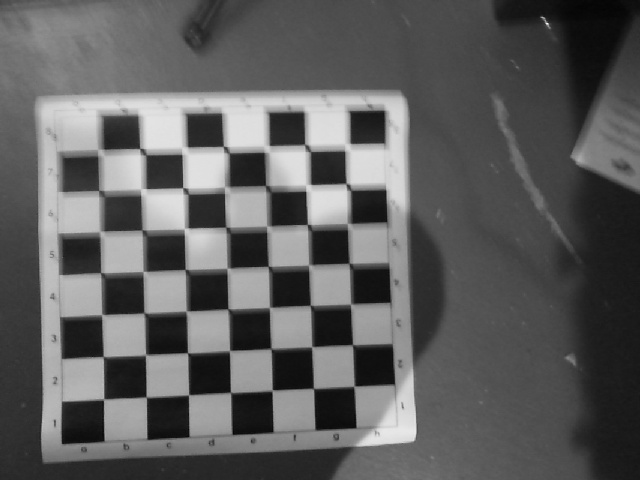
#> input picture Demo1/experimental code/board0.jpg, 640 x 480 px; its folder holds only this picture in this run
$ python 'Camera Calibration.py'
#> lines starting #> are read from the running program, lines starting #| are printed output that depends on the picture; after the words box and inside, x2 and y2 are one past the last pixel; in counts of white or black regions, pixels touching at a corner belong together; long printed decimals are rounded
#!/usr/bin/env python

import cv2
import numpy as np
import os
import glob

# Defining the dimensions of checkerboard
CHECKERBOARD = (7,7)
criteria = (cv2.TERM_CRITERIA_EPS + cv2.TERM_CRITERIA_MAX_ITER, 30, 0.001)

# Creating vector to store vectors of 3D points for each checkerboard image
objpoints = []
# Creating vector to store vectors of 2D points for each checkerboard image
imgpoints = []


# Defining the world coordinates for 3D points
objp = np.zeros((1, CHECKERBOARD[0] * CHECKERBOARD[1], 3), np.float32)
objp[0,:,:2] = np.mgrid[0:CHECKERBOARD[0], 0:CHECKERBOARD[1]].T.reshape(-1, 2)
prev_img_shape = None

# Extracting path of individual image stored in a given directory
images = glob.glob('*.jpg')
for fname in images:
    img = cv2.imread(fname)
#> img is the input picture: shape (480, 640, 3); min 4, max 251, mean 93.8
    gray = cv2.cvtColor(img,cv2.COLOR_BGR2GRAY)
    # Find the chess board corners
    # If desired number of corners are found in the image then ret = true
    ret, corners = cv2.findChessboardCorners(gray, CHECKERBOARD, cv2.CALIB_CB_ADAPTIVE_THRESH + cv2.CALIB_CB_FAST_CHECK + cv2.CALIB_CB_NORMALIZE_IMAGE)
#> ret = True; corners = 49 rows, first 8: [347.5, 147], [348, 186.5], [348.5, 225.5], [348.7, 263.1], [352.5, 303.3], [352.3, 344.4], [354.2, 386], [307.5, 148]

    """
    If desired number of corner are detected,
    we refine the pixel coordinates and display
    them on the images of checker board
    """
    if ret == True:
        objpoints.append(objp)
        # refining pixel coordinates for given 2d points.
        corners2 = cv2.cornerSubPix(gray, corners, (11,11),(-1,-1), criteria)
#> corners2 = 49 rows, first 8: [347.4, 146.4], [346.7, 184.6], [347.8, 224.3], [349.2, 263.5], [350.6, 304.3], [352.5, 344.8], [354.1, 386.3], [306, 146.4]

        imgpoints.append(corners2)

        # Draw and display the corners
        img = cv2.drawChessboardCorners(img, CHECKERBOARD, corners2, ret)
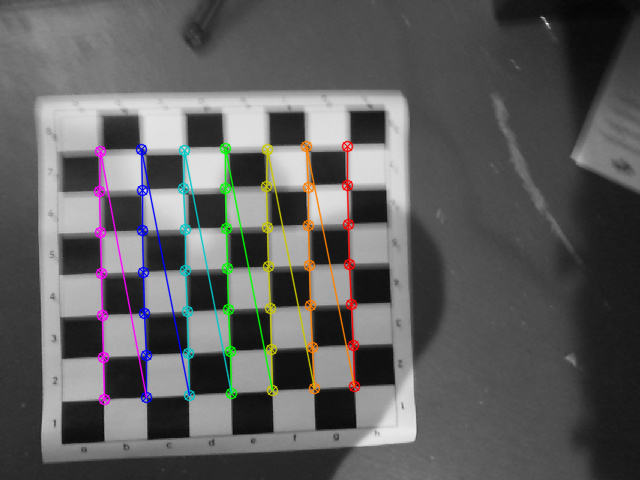
#> img: shape (480, 640, 3); 4.38% of pixels changed, all inside (x1, y1, x2, y2) = (93, 140, 361, 406)

    cv2.imshow('img',img)
    cv2.waitKey(0)

cv2.destroyAllWindows()

h,w = img.shape[:2]
#> h = 480; w = 640

"""
Performing camera calibration by
passing the value of known 3D points (objpoints)
and corresponding pixel coordinates of the
detected corners (imgpoints)
"""
ret, mtx, dist, rvecs, tvecs = cv2.calibrateCamera(objpoints, imgpoints, gray.shape[::-1], None, None)
#> ret = 0.554; mtx = [[132.7, 0, 395], [0, 128.2, 119.9], [0, 0, 1]]; dist = [[0.0123, -0.00102, -0.00179, 0.012, 3.99e-05]]; rvecs = ([-0.0301, -0.0219, 1.56],); tvecs = ([-1.23, 0.685, 3.3],)

print("Camera matrix : \n")
print(mtx)
#| [[132.665   0.         394.968]
#|  [  0.         128.247 119.947]
#|  [  0.           0.           1.        ]]
print("dist : \n")
print(dist)
#| [[ 1.22653812e-02 -1.02020113e-03 -1.78964147e-03  1.19879135e-02
#|    3.98727195e-05]]
print("rvecs : \n")
print(rvecs)
#| (array([[-0.03006 ],
#|        [-0.0219],
#|        [ 1.556]]),)
print("tvecs : \n")
print(tvecs)
#| (array([[-1.226],
#|        [ 0.6847],
#|        [ 3.302 ]]),)

$ run again, on Demo1/experimental code/board4.jpg
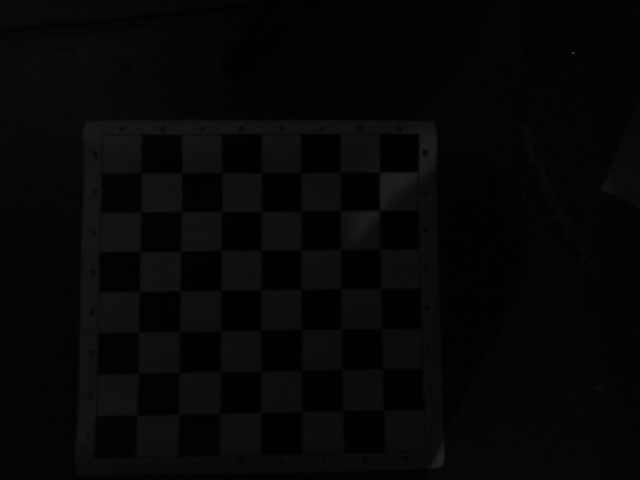
#> input picture Demo1/experimental code/board4.jpg, 640 x 480 px
#> img is the input picture: shape (480, 640, 3); min 0, max 52, mean 6.2
#> `ret, corners = cv2.findChessboardCorners(gray, CHECKERBOARD, cv2.CALIB..`: ret = True; corners = 49 rows, first 8: [384.7, 409.6], [341.5, 409.9], [302, 412], [260.2, 411.9], [219.9, 413.4], [179.4, 415.5], [137.3, 414.9], [383.1, 369.1]
#> corners2 = 49 rows, first 8: [383.6, 410.2], [342.8, 410.7], [302.1, 411.9], [261.1, 412.7], [219.8, 413.4], [178.5, 414.4], [136.8, 415.2], [382.4, 368.9]
#> `img = cv2.drawChessboardCorners(img, CHECKERBOARD, corners2, ret)`:
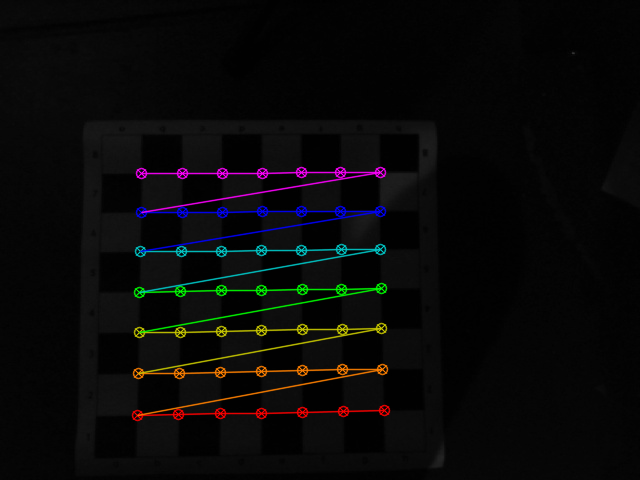
#> img: shape (480, 640, 3); 4.35% of pixels changed, all inside (x1, y1, x2, y2) = (131, 166, 391, 422)
#> `ret, mtx, dist, rvecs, tvecs = cv2.calibrateCamera(objpoints, imgpoint..`: ret = 0.199; mtx = [[338.5, 0, 345.2], [0, 333.1, 224.9], [0, 0, 1]]; dist = [[0.0635, -0.0919, 0.00162, 0.00973, 0.0551]]; rvecs = ([-0.0546, 0.0663, 3.13],); tvecs = ([0.915, 4.62, 8.45],)
#| [[338.545   0.         345.223]
#|  [  0.         333.050  224.851]
#|  [  0.           0.           1.        ]]
#| [[ 0.06355 -0.09192  0.001619  0.009729  0.05515]]
#| (array([[-0.05458],
#|        [ 0.06626],
#|        [ 3.133]]),)
#| (array([[0.9155],
#|        [4.625],
#|        [8.448]]),)

$ run again, on Demo1/experimental code/board6.jpg
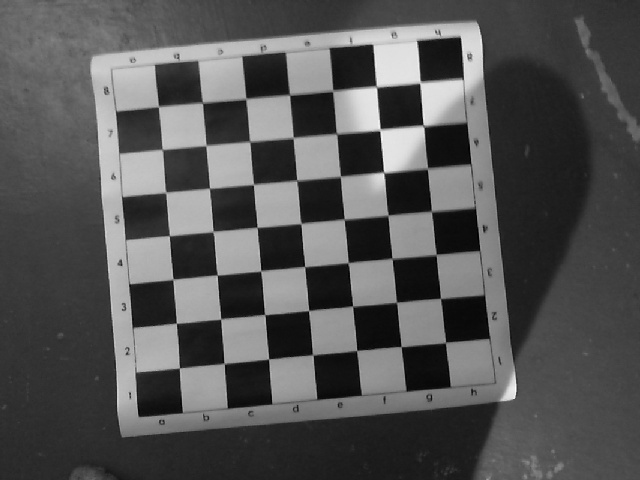
#> input picture Demo1/experimental code/board6.jpg, 640 x 480 px
#> img is the input picture: shape (480, 640, 3); min 0, max 255, mean 84.1
#> `ret, corners = cv2.findChessboardCorners(gray, CHECKERBOARD, cv2.CALIB..`: ret = True; corners = 49 rows, first 8: [419.5, 83.89], [423.6, 126], [427.2, 169.9], [430.8, 210.4], [436.2, 254.5], [440.4, 298.3], [445.4, 342.5], [377.1, 88.28]
#> corners2 = 49 rows, first 8: [419.9, 82.38], [423.5, 125.7], [427.5, 168.4], [431.4, 211.4], [436.3, 254.6], [440.4, 298.5], [445.6, 342.5], [376.5, 86.65]
#> `img = cv2.drawChessboardCorners(img, CHECKERBOARD, corners2, ret)`:
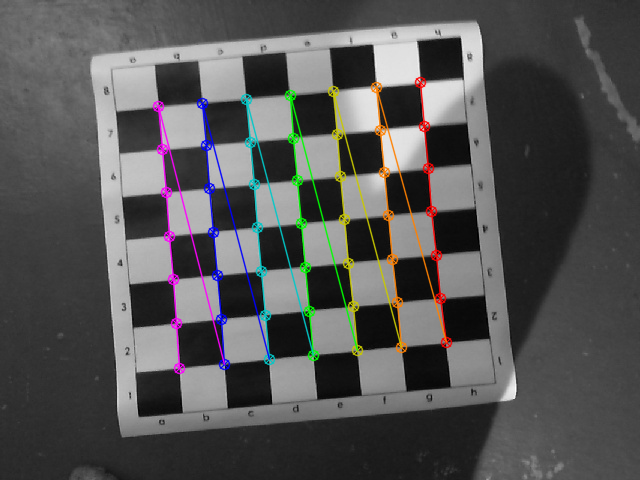
#> img: shape (480, 640, 3); 4.58% of pixels changed, all inside (x1, y1, x2, y2) = (152, 76, 453, 375)
#> `ret, mtx, dist, rvecs, tvecs = cv2.calibrateCamera(objpoints, imgpoint..`: ret = 0.205; mtx = [[2544.7, 0, 381.7], [0, 2533.5, 268.4], [0, 0, 1]]; dist = [[1.12, 140.7, 0.0626, 0.0725, -8419.5]]; rvecs = ([-0.132, 0.0296, 1.48],); tvecs = ([0.844, -4.27, 58.12],)
#| [[2.54466301e+03 0.00000000e+00 3.81718849e+02]
#|  [0.00000000e+00 2.53352494e+03 2.68421432e+02]
#|  [0.00000000e+00 0.00000000e+00 1.00000000e+00]]
#| [[ 1.11960068e+00  1.40713498e+02  6.25563757e-02  7.24921072e-02
#|   -8.41950219e+03]]
#| (array([[-0.1315],
#|        [ 0.02961],
#|        [ 1.475 ]]),)
#| (array([[ 0.8438],
#|        [-4.274],
#|        [58.116]]),)

$ run again, on Demo1/experimental code/board1.jpg
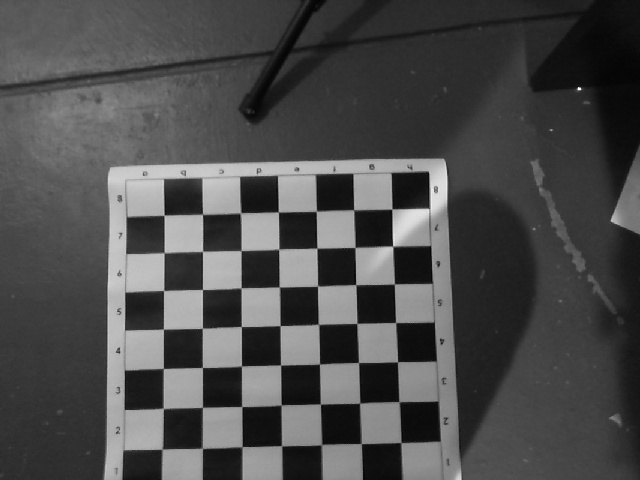
#> input picture Demo1/experimental code/board1.jpg, 640 x 480 px
#> img is the input picture: shape (480, 640, 3); min 2, max 255, mean 76.2
#> `ret, corners = cv2.findChessboardCorners(gray, CHECKERBOARD, cv2.CALIB..`: ret = True; corners = 49 rows, first 8: [401, 442.6], [361.4, 443.6], [321.6, 444.7], [281.6, 445.7], [242.3, 446.5], [202.5, 448.4], [162, 449.2], [398.9, 401.7]
#> corners2 = 49 rows, first 8: [400.9, 442.6], [361.2, 443.6], [321.4, 444.6], [281.6, 445.8], [242.2, 446.6], [202.3, 448.3], [162.2, 449.2], [399, 401.7]
#> `img = cv2.drawChessboardCorners(img, CHECKERBOARD, corners2, ret)`:
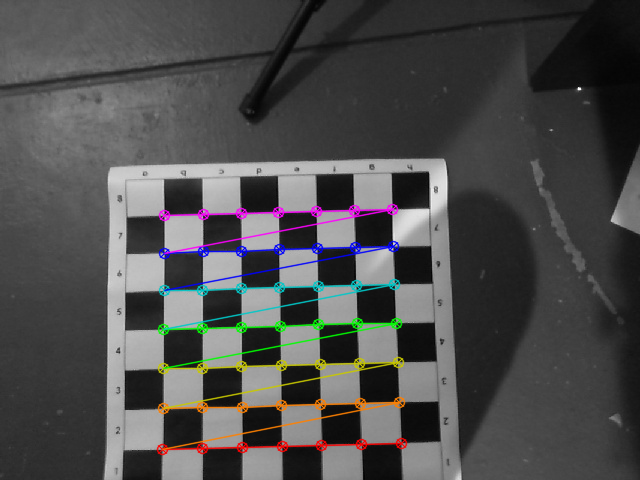
#> img: shape (480, 640, 3); 4.23% of pixels changed, all inside (x1, y1, x2, y2) = (156, 203, 408, 456)
#> `ret, mtx, dist, rvecs, tvecs = cv2.calibrateCamera(objpoints, imgpoint..`: ret = 0.274; mtx = [[1943.9, 0, 322.4], [0, 1988.1, 237.2], [0, 0, 1]]; dist = [[2.95, -233.2, 0.035, 0.00539, 6626.1]]; rvecs = ([0.0163, 0.428, 3.09],); tvecs = ([1.97, 5.04, 49.97],)
#| [[1.94385921e+03 0.00000000e+00 3.22370890e+02]
#|  [0.00000000e+00 1.98809141e+03 2.37169098e+02]
#|  [0.00000000e+00 0.00000000e+00 1.00000000e+00]]
#| [[ 2.95222258e+00 -2.33226462e+02  3.50112056e-02  5.39008390e-03
#|    6.62608536e+03]]
#| (array([[0.01627],
#|        [0.428],
#|        [3.088]]),)
#| (array([[ 1.970],
#|        [ 5.042],
#|        [49.974]]),)
